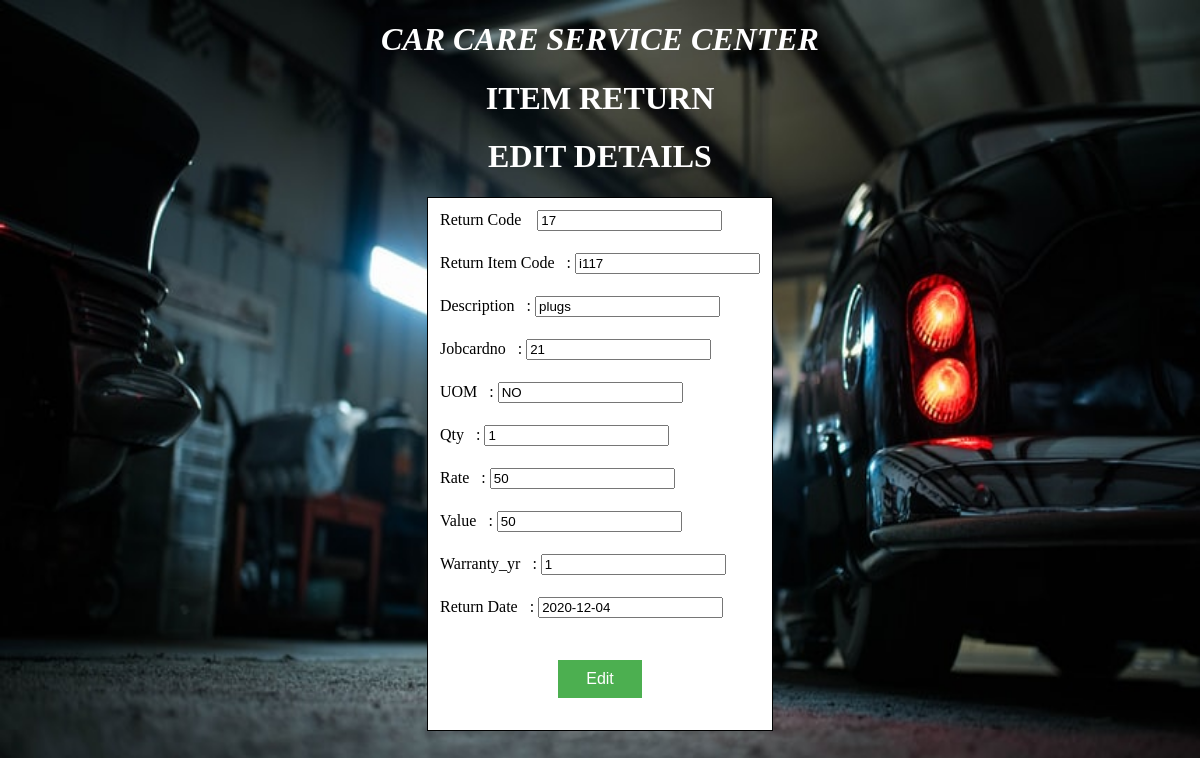
The app's page /itemreturneditdetails.php with its own data.
### tables this page shows
CREATE TABLE IF NOT EXISTS `item_return` (
  `Receipt_Code` int(11) NOT NULL,
  `Return_Code` text NOT NULL,
  `Return_Name` text NOT NULL,
  `jobcardno` text NOT NULL,
  `Unit_Meansure` text NOT NULL,
  `Qty` int(11) NOT NULL,
  `Rate` int(11) NOT NULL,
  `Value` int(11) NOT NULL,
  `Warranty_Year` text NOT NULL,
  `Return_Date` date NOT NULL
);

### itemreturneditdetails.php (the view, shortened to what this page needs)
<!DOCTYPE HTML>
<html>
<head>
</head>
<body bgcolor="">
<center>
<marquee><h1 class="impact" style="color:white;"><b><i>CAR CARE SERVICE CENTER</i></b></h1></marquee>
<h1 class="impact" style="color:white;"><b>ITEM RETURN</b></h1>
<h1 class="impact" style="color:white;"><b>EDIT DETAILS</b></h1>
<table align="center" cellpadding="10" bgcolor="white" style="border:1px solid black" bordercolor="#D7DF01">
<?php
$conn=mysql_connect("localhost","root","");
if($conn)
{
    echo "<body bgcolor='pink'>";
    echo "<center>";
    $ino=$_GET['Receipt_Code'];
    $res=mysql_query("select * from item_return where Receipt_Code like '%$ino%'");
    $row=mysql_fetch_array($res);
    echo "<form action=\"itemreturneditsave.php\" method=\"POST\">";
    echo "<tr>";
    echo "<td>Return Code&nbsp;&nbsp;&nbsp;&nbsp;<input type=\"text\"name=\"rcptcd\" value={$row['Receipt_Code']}></td>";
    echo "</tr>";
    echo "<tr>";
    echo "<td>Return Item Code&nbsp;&nbsp;&nbsp;:&nbsp;<input type=\"text\"name=\"retcode\" value={$row['Return_Code']}></td>";
    echo "</tr>";
    echo "<tr>";
    echo "<td>Description&nbsp&nbsp&nbsp:&nbsp;<input type=\"text\" name=\"iname\" value={$row['Return_Name']}></td>";
    echo "</tr>";
    echo "<tr>";
    echo "<td>Jobcardno&nbsp&nbsp&nbsp:&nbsp;<input type=\"text\" name=\"jobcardno\" value={$row['jobcardno']}></td>";
    echo "</tr>";
    echo "<tr>";
    echo "<td>UOM&nbsp&nbsp&nbsp:&nbsp<input type=\"text\" name=\"uom\" value={$row['Unit_Meansure']}></td>";
    echo "</tr>";
    echo "<tr>";
    echo "<td>Qty&nbsp&nbsp&nbsp:&nbsp<input type=\"text\" name=\"qty\" value={$row['Qty']}></td>";
    echo "</tr>";
    echo "<tr>";
    echo "<td>Rate&nbsp&nbsp&nbsp:&nbsp<input type=\"text\" name=\"rate\" value={$row['Rate']}></td>";
    echo "</tr>";
    echo "<tr>";
    echo "<td>Value&nbsp&nbsp&nbsp:&nbsp<input type=\"text\" name=\"val\" value={$row['Value']}></td>";
    echo "</tr>";
    echo "<tr>";
    echo "<td>Warranty_yr&nbsp&nbsp&nbsp:&nbsp<input type=\"text\" name=\"war\" value={$row['Warranty_Year']}></td>";
    echo "</tr>";
    echo "<tr>";
    echo "<td>Return Date&nbsp&nbsp&nbsp:&nbsp<input type=\"text\" name=\"rdate\" value={$row['Return_Date']}></td>";
    echo "</tr>";
     echo "<tr>";
     echo "<td colspan=\"2\" align=\"center\"><p> <input class=\"button\" type=\"submit\" name=\"Edit\" value=\"Edit\"> </p></td>";
     echo "</tr>";
    echo "</form>";
    echo "</center>";
}
?>

### itemreturneditdetails.php (style rules this page uses)
.button { background-color: #4CAF50; border: none; color: white; padding: 10px 28px; text-align: center; text-decoration: none; display: inline-block; font-size: 16px; margin: 4px 2px; cursor: pointer; }
body { background-image: url('bg1.jpg'); background-repeat: no-repeat; background-attachment: fixed; background-size: 100% 100%; }

### records on screen
item_return: rcptcd "17", retcode "i117", iname "plugs", jobcardno "21", uom "NO", qty "1", rate "50", val "50", rdate "2020-12-04"
